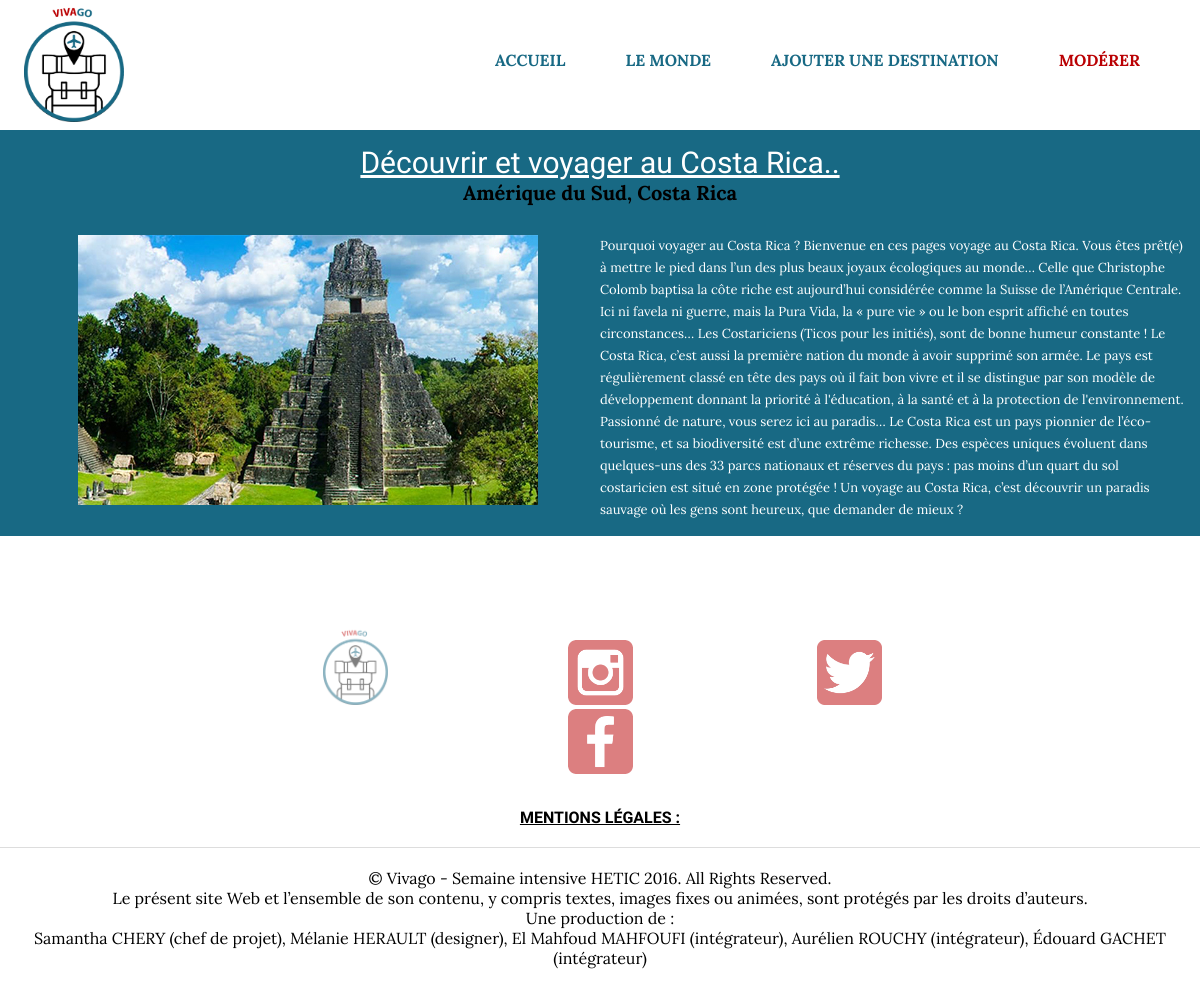
The app's page /produit.php?ID=4 with its own data.
### tables this page shows
CREATE TABLE IF NOT EXISTS `voyage` (
  `ID` int(11) NOT NULL,
  `titre` varchar(255) NOT NULL,
  `resum` varchar(255) NOT NULL,
  `photo1` varchar(255) NOT NULL,
  `section` varchar(255) NOT NULL,
  `filtre` int(11) NOT NULL,
  `description` text NOT NULL,
  `adresse` varchar(255) NOT NULL,
  `map` varchar(255) NOT NULL,
  `visible` int(11) NOT NULL DEFAULT '1'
);

### produit.php (the view, shortened to what this page needs)
<?php
require_once "connect.php";
?>
<!DOCTYPE html>
<html lang="fr">
<head>
    <link href="styles/style.css" rel="stylesheet">
</head>
<body>
    <?php include('header.php')?>
    <section id="produit" class="clearfix">
        <?php
        if(isset($_GET['ID'])){
            $ID = (int) $_GET['ID'];
        } else {
            header('Location: index.php');
        }
         $sql = "SELECT `ID`, `titre`, `description`, `adresse`, `photo1` FROM `voyage` WHERE ID = :ID ;";
         $stmt = $pdo->prepare($sql);
         $stmt->bindValue(":ID", $ID, PDO::PARAM_INT);
         $stmt->execute();
         $row = $stmt->fetch(PDO::FETCH_ASSOC);
         ?>
        <h1><?=$row['titre']?></h1>
        <h2><?=$row['adresse']?></h2>
        <figure>
            <img src="img-content/<?=$row['photo1']?>">
        </figure>
        <p><?=$row['description']?></p>
    </section>
   <?php include('footer.php')?>
</body>
</html>

### styles/style.css (style rules this page uses)
* { margin: 0; padding: 0; box-sizing: border-box; font-family: 'Lora', serif; }
.clearfix:before, .clearfix:after { content:' '; display:table; }
.clearfix:after { clear:both; }
#produit { width: 100%; background-color:#186984; padding:15px; }
#produit figure { display:block; float:left; width:50%; text-align:center; }
#produit figure img { width: 460px; }
#produit p { color: white; width:50%; float:right; font-size:13px; line-height:22px; }
#produit h1 { width: 100%; font: 30px "Aclonica"; color: white; text-decoration: underline; text-align: center; }
#produit h2 { font-size: 20px; text-align: center; margin-bottom: 30px; }

### records on screen
voyage: titre "Découvrir et voyager au Costa Rica..", adresse "Amérique du Sud, Costa Rica", photo1 (picture), description "Pourquoi voyager au Costa Rica ? Bienvenue en ces pages voyage au Costa Rica. Vous êtes prêt(e) à mettre le pied dans l’un des plus beaux joyaux écologiques au monde… Celle que Christophe Colomb baptisa la côte riche est aujourd’hui considérée comme la Suisse de l’Amérique Centrale. Ici ni favela ni guerre, mais la Pura Vida, la « pure vie » ou le bon esprit affiché en toutes circonstances… Les Costariciens (Ticos pour les initiés), sont de bonne humeur constante ! Le Costa Rica, c’est aussi la première nation du monde à avoir supprimé son armée. Le pays est régulièrement classé en tête des pays où il fait bon vivre et il se distingue par son modèle de développement donnant la priorité à…"
